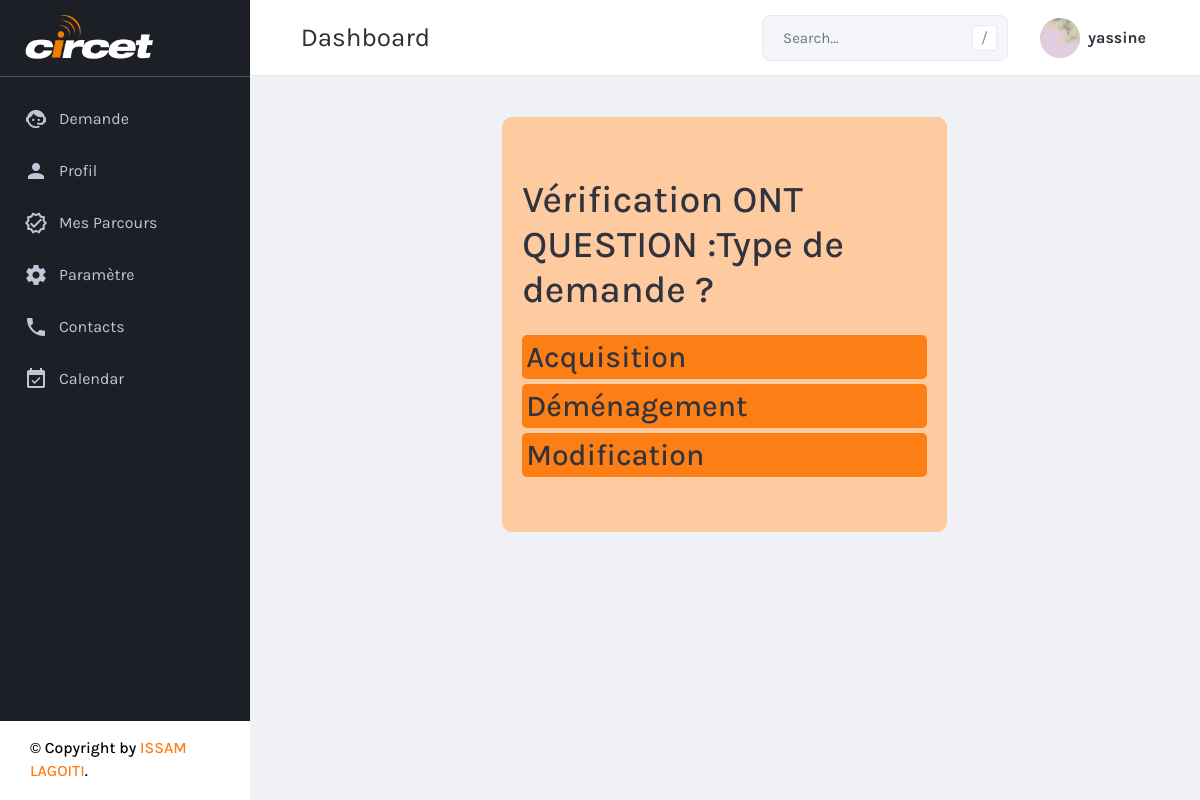
Screenshot of /circetapp/question/1/ (signed in) with the database file from the repository.
### circetapp/models.py (models this page shows, shortened)
class Personnelles(models.Model):
    email = models.EmailField(max_length=100, null=True, unique=True)
    nom = models.CharField(max_length=25, null=True)
    prenom = models.CharField(max_length=25, null=True)
    photo = models.ImageField(upload_to='photos/', null=True, blank=True)
    mot_de_passe = models.CharField(max_length=255, null=True)

class Demande(models.Model):
    nom = models.CharField(max_length=255)

class Question(models.Model):
    demande = models.ForeignKey(Demande, on_delete=models.CASCADE)
    question_text = models.CharField(max_length=200)

class Choice(models.Model):
    question = models.ForeignKey(Question, on_delete=models.CASCADE)
    choice_text = models.CharField(max_length=200)
    next_question = models.ForeignKey(Question, on_delete=models.CASCADE, related_name='next_question', null=True, blank=True)
    demande_suivante = models.ForeignKey(Demande, on_delete=models.CASCADE, null=True, blank=True)
    is_text_field = models.BooleanField(default=False)  # Ajoutez ceci

### circetapp/views.py (the view, shortened to what this page needs)
# urls.py: path('question/<int:question_id>/', question_details_view, name='question_details'),
def question_details_view(request, question_id):
    if 'user_email' not in request.session:
        return redirect('sign_in')
    user_email = request.session['user_email']
    question = Question.objects.get(id=question_id)
    choices = question.choice_set.all()
    demande = question.demande
    personnel = Personnelles.objects.get(email=user_email)
    context = {
        'question': question,
        'choices': choices,
        'demande': demande,
        'personnel': personnel,
    }
    return render(request, 'question_details.html', context)

### circetapp/templates/question_details.html (shortened to what this page needs)
{% extends "base.html" %}
{% load static %}
{% load bootstrap5 %}
{% block body %}
    <section>
        <main>
            <div class="text-container">
                <h1>{{ demande.nom }}</h1>
                <h1>QUESTION :{{ question.question_text }}</h1>
            </div>
            <form id="questionForm" method="post" action="{% url 'question_details' question_id=question.id %}">
                {% for choice in choices %}
                <div type="submit">
                    {% if choice.is_text_field %}
                    <label type="submit">
                        <button   name="choice" value="{{ choice.id }}" data-next-question-id="{{ choice.next_question.id }}" data-demande-suivante-id="{{ choice.demande_suivante.id }}"><h2>{{ choice.choice_text }}</h2></button>
                    </label>
                    <input class="form-control" name="choice_text" placeholder="{{ choice.choice_text }}" required>
                    {% else %}
                    <label  type="submit">
                        <button name="choice" value="{{ choice.id }}" data-next-question-id="{{ choice.next_question.id }}" data-demande-suivante-id="{{ choice.demande_suivante.id }}"><h2>{{ choice.choice_text }}</h2></button>
                    </label>
                    {% endif %}
                </div>
                {% endfor %}
            </form>
        </main>
    </section>
{% endblock %}

### circetapp/templates/base.html (shortened to what this page needs)
{% load static %}
{% load bootstrap5 %}
{% bootstrap_css %}
<!DOCTYPE html>
<html lang="fr">
<head>
    <link href="{% static 'plugins/material/css/materialdesignicons.min.css' %}" rel="stylesheet" />
    <link href="{% static 'plugins/simplebar/simplebar.css' %}" rel="stylesheet" />
    <link href="https://cdn.jsdelivr.net/npm/@mdi/font@7.3.67/css/materialdesignicons.min.css" rel="stylesheet">
    <link href="{% static 'plugins/nprogress/nprogress.css' %}" rel="stylesheet" />
    <link href="{% static 'plugins/DataTables/DataTables-1.10.18/css/jquery.dataTables.min.css' %}" rel="stylesheet" />
    <link href="{% static 'plugins/jvectormap/jquery-jvectormap-2.0.3.css' %}" rel="stylesheet" />
    <link href="{% static 'plugins/daterangepicker/daterangepicker.css' %}" rel="stylesheet" />
    <link href="https://cdn.quilljs.com/1.3.6/quill.snow.css" rel="stylesheet">
    <link href="{% static 'plugins/toaster/toastr.min.css' %}" rel="stylesheet" />
    <link id="main-css-href" href="{% static 'css/style.css' %}" rel="stylesheet" />
    <link href="{% static 'plugins/fullcalendar/core-4.3.1/main.min.css' %}" rel="stylesheet">
    <link href="{% static 'plugins/fullcalendar/daygrid-4.3.0/main.min.css' %}" rel="stylesheet">
</head>
<body class="navbar-fixed sidebar-fixed" id="body">
    <div class="wrapper">
    {% include "navbar.html" %}
                <div class="content-wrapper">
                    <div class="content">
                        {% block body %} {% endblock %}
                    </div>
                </div>
    </div>
</body>
</html>

### circetapp/templates/navbar.html (shortened to what this page needs)
{% load static %}
 <aside class="left-sidebar sidebar-dark sidebar-fixed" id="left-sidebar">
          <div id="sidebar" class="sidebar sidebar-with-footer">
            <div class="app-brand">
              <a href="">
                <img src="{% static 'images/logo2.png' %}"alt="Circet">
              </a>
            </div>
            <div class="sidebar-left" data-simplebar style="height: 100%;">
              <ul class="nav sidebar-inner" id="sidebar-menu">
                <li {% if request.resolver_match.url_name == 'demande_details' %}class="active"{% endif %}>
                  <a class="sidenav-item-link" href="{% url 'demande_details' %}">
                      <i class="mdi mdi-face-agent"></i>
                      <span class="nav-text">Demande</span>
                  </a>
              </li>
              <li {% if request.resolver_match.url_name == 'profile_view' %}class="active"{% endif %}>
                  <a class="sidenav-item-link" href="{% url 'profile_view' %}">
                      <i class="mdi mdi-account"></i>
                      <span class="nav-text">Profil</span>
                  </a>
              </li>
              <li {% if request.resolver_match.url_name == 'parcours_view' %}class="active"{% endif %}>
                  <a class="sidenav-item-link" href="{% url 'parcours_view' %}">
                      <i class="mdi mdi-check-decagram-outline"></i>
                      <span class="nav-text">Mes parcours</span>
                  </a>
              </li>
              <li {% if request.resolver_match.url_name == 'change_password' %}class="active"{% endif %}>
                <a class="sidenav-item-link" href="{% url 'change_password' %}">
                    <i class="mdi mdi-cog"></i>
                    <span class="nav-text">Paramètre</span>
                </a>
              </li>
              <li {% if request.resolver_match.url_name == 'contacts' %}class="active"{% endif %}>
                    <a class="sidenav-item-link" href="{% url 'contacts' %}">
                      <i class="mdi mdi-phone"></i>
                      <span class="nav-text">Contacts</span>
                    </a>
                  </li>
                  <li {% if request.resolver_match.url_name == 'calendrier' %}class="active"{% endif %}>
                    <a class="sidenav-item-link" href="{% url 'calendrier' %}">
                      <i class="mdi mdi-calendar-check"></i>
                      <span class="nav-text">Calendar</span>
                    </a>
                  </li>
              </ul>
            </div>
            <div class="sidebar-footer">
              <div class="copyright bg-white">
                <p>
                  &copy;  Copyright  by <a class="text-primary" href=" " target="_blank" >ISSAM LAGOITI</a>.
                </p>
              </div>
            </div>
          </div>
        </aside>
        <div class="page-wrapper">
          <header class="main-header" id="header">
            <nav class="navbar navbar-expand-lg navbar-light" id="navbar">
              <button id="sidebar-toggler" class="sidebar-toggle">
              </button>
              <span class="page-title">dashboard</span>
              <div class="navbar-right ">
                <div class="search-form">
                  <form action="index.html" method="get">
                    <div class="input-group input-group-sm" id="input-group-search">
                      <input type="text" autocomplete="off" name="query" id="search-input" class="form-control" placeholder="Search..." />
                      <div class="input-group-append">
                        <button class="btn" type="button">/</button>
                      </div>
                    </div>
                  </form>
                </div>
                <ul class="nav navbar-nav">
                  <li class="dropdown user-menu">
                    <button class="dropdown-toggle nav-link" data-toggle="dropdown">
                      <img src="{{ personnel.photo.url }}" class="user-image rounded-circle" alt="User Image" />
                      <span class="d-none d-lg-inline-block">{{ personnel.nom }}</span>
                    </button>
                  </li>
                </ul>
              </div>
            </nav>
          </header>

### circetapp/templates/question_details.html (style rules this page uses)
main { background-color: #fecba1; border-radius: 10px; padding: 60px 20px 50px; width: 50%; margin: 0px auto 4px; }
label { display: flex; align-items: center; border-radius: 5px; background: rgb(253, 126, 20, 1); margin-bottom: 5px; padding: 4px ; position: relative; width: 100%; color: rgb(255, 255, 255); }

### rows the page displays
Personnelles: photo (picture), nom "yassine"
Demande: nom "Vérification ONT"
Question: question_text "Type de demande ?"
Choice: {{ choice.id }} 1 (drawn), choice_text "Acquisition"
Choice: {{ choice.id }} 2 (drawn), choice_text "Déménagement"
Choice: {{ choice.id }} 3 (drawn), choice_text "Modification"
